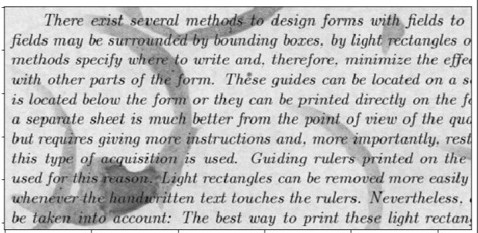
#> input picture Modules/textmanipulation/image4.jpg, 478 x 233 px, found by its file name
$ python imagetotext.py
#> lines starting #> are read from the running program, lines starting #| are printed output that depends on the picture; after the words box and inside, x2 and y2 are one past the last pixel; in counts of white or black regions, pixels touching at a corner belong together
import cv2
import pytesseract
pytesseract.pytesseract.tesseract_cmd =r"C:/Program Files/Tesseract-OCR/tesseract.exe"
# Read image from which text needs to be extracted
img = cv2.imread(r"C:/Users/vivek/OneDrive/Desktop/College Project/modules/textmanipulation/image4.jpg")
#> img is the input picture: shape (233, 478, 3); min 13, max 255, mean 195.7

# Preprocessing the image starts
# Convert the image to gray scale
gray_image = cv2.cvtColor(img, cv2.COLOR_BGR2GRAY)
# Performing OTSU threshold
ret, thresh1 = cv2.threshold(gray_image, 0, 255, cv2.THRESH_OTSU | cv2.THRESH_BINARY_INV)
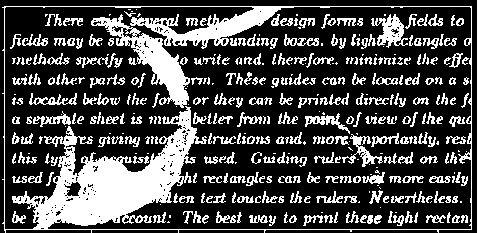
#> thresh1: shape (233, 478); 28% white; 406 white regions (113 under 20 px), largest, box (x1, y1, x2, y2) and area: (2, 6, 472, 233) 12543, (91, 14, 190, 108) 2440, (371, 14, 408, 48) 585
#> ret = 175

# Specify structure shape and kernel size.
rect_kernel = cv2.getStructuringElement(cv2.MORPH_RECT, (18, 18))

# Applying dilation on the threshold image
dilation = cv2.dilate(thresh1, rect_kernel, iterations = 1)
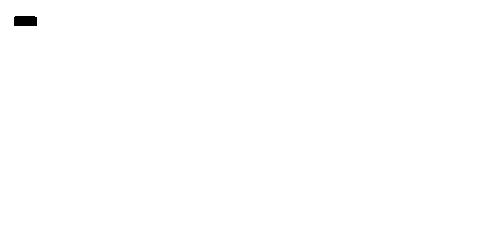
#> dilation: shape (233, 478); 99.8% white; 1 black region

# Finding contours
contours, hierarchy = cv2.findContours(dilation, cv2.RETR_EXTERNAL,cv2.CHAIN_APPROX_NONE)
#> contours = 1 contour; box (x1, y1, x2, y2) and area: (0, 0, 478, 233) 110664

# Creating a copy of image
im2 = img.copy()

# Looping through the identified contours
# Then rectangular part is cropped and passed on
# to pytesseract for extracting text from it
# Extracted text is then written into the text file
for cnt in contours:
    x, y, w, h = cv2.boundingRect(cnt)
	# Drawing a rectangle on copied image
    rect = cv2.rectangle(im2, (x, y), (x + w, y + h), (0, 255, 0), 2)
	# Cropping the text block for giving input to OCR
    cropped = im2[y:y + h, x:x + w]
	# Apply OCR on the cropped image
#> (the run stopped early here; a loop or call above may not have finished)

$ run again, with Modules/textmanipulation/image3.jpg copied over Modules/textmanipulation/image4.jpg
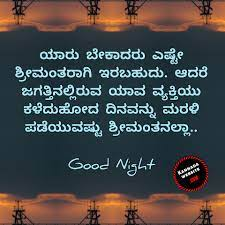
#> input picture Modules/textmanipulation/image3.jpg, 225 x 225 px, found by its file name
#> img is the input picture: shape (225, 225, 3); mean B, G, R 72.2, 72, 72.6
#> `ret, thresh1 = cv2.threshold(gray_image, 0, 255, cv2.THRESH_OTSU | cv2..`:
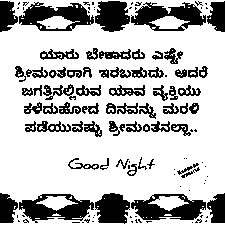
#> thresh1: shape (225, 225); 74.2% white; 122 black regions (57 under 20 px), largest, box (x1, y1, x2, y2) and area: (19, 2, 94, 31) 1153, (131, 2, 206, 31) 1145, (19, 194, 94, 223) 1127
#> ret = 94
#> dilation: shape (225, 225); 99.7% white; 6 black regions (2 under 20 px)
#> contours = 1 contour; box (x1, y1, x2, y2) and area: (0, 0, 225, 225) 50090

$ run again, with Modules/textmanipulation/image5.jpg copied over Modules/textmanipulation/image4.jpg
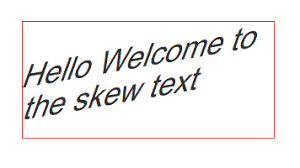
#> input picture Modules/textmanipulation/image5.jpg, 300 x 168 px, found by its file name
#> img is the input picture: shape (168, 300, 3); mean B, G, R 241.1, 241.1, 243.9
#> `ret, thresh1 = cv2.threshold(gray_image, 0, 255, cv2.THRESH_OTSU | cv2..`:
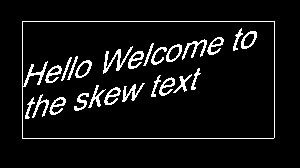
#> thresh1: shape (168, 300); 7% white in thin lines or dots, all inside (x1, y1, x2, y2) = (22, 21, 275, 139)
#> ret = 167
#> dilation: shape (168, 300); 54.4% white; 3 black regions
#> contours = 1 contour; box (x1, y1, x2, y2) and area: (14, 13, 284, 148) 36046

$ run again, with Modules/textmanipulation/image6.jpg copied over Modules/textmanipulation/image4.jpg
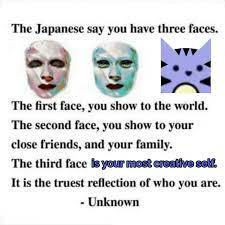
#> input picture Modules/textmanipulation/image6.jpg, 225 x 225 px, found by its file name
#> img is the input picture: shape (225, 225, 3); mean B, G, R 222.7, 220.3, 219.7
#> `ret, thresh1 = cv2.threshold(gray_image, 0, 255, cv2.THRESH_OTSU | cv2..`:
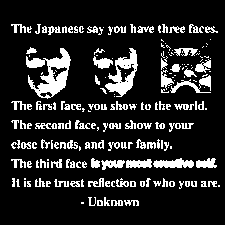
#> thresh1: shape (225, 225); 15.3% white; 200 white regions (84 under 20 px), largest, box (x1, y1, x2, y2) and area: (26, 48, 71, 99) 1022, (105, 48, 138, 97) 685, (153, 158, 194, 168) 284
#> ret = 167
#> dilation: shape (225, 225); 75% white; 6 black regions
#> contours = 1 contour; box (x1, y1, x2, y2) and area: (3, 16, 225, 215) 38406
